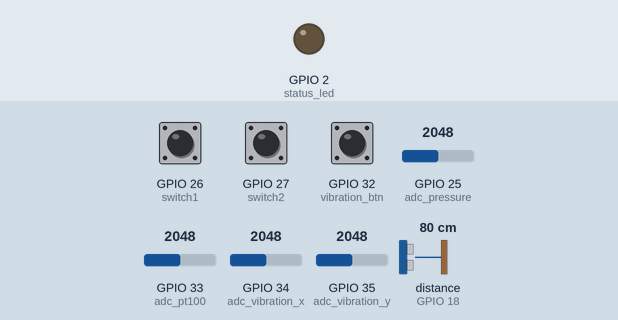
This program was run on a simulated ESP32 board running MicroPython. Shown: output pins drawn as LEDs (lit = HIGH). Dashed ring = blinking. The test bench sets the inputs (shaded band); at power-on: GPIO 33 (adc_pt100) = 2048, GPIO 26 (switch1) HIGH, GPIO 25 (adc_pressure) = 2048, GPIO 27 (switch2) HIGH, GPIO 32 (vibration_btn) HIGH, GPIO 34 (adc_vibration_x) = 2048, GPIO 35 (adc_vibration_y) = 2048, distance to the obstacle (sensor on GPIO 18) 80 cm (analog values on the 0–4095 scale). The echo pulse lasts 58.3 µs per cm; WiFi joins after 1.5 s; no MQTT or app messages arrive unless stated; the clock reads 2024-03-15 10:24:30 at power-on unless the program sets it; pins used as bus, display or sensor lines are not drawn; what the program prints to the serial console is not drawn.

Above: at 0.1 s.
At 10.6 s:
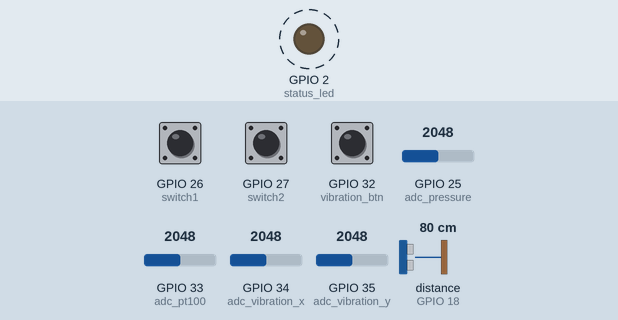
10.7 s: GPIO 33 (adc_pt100) set to 670
At 12.06 s:
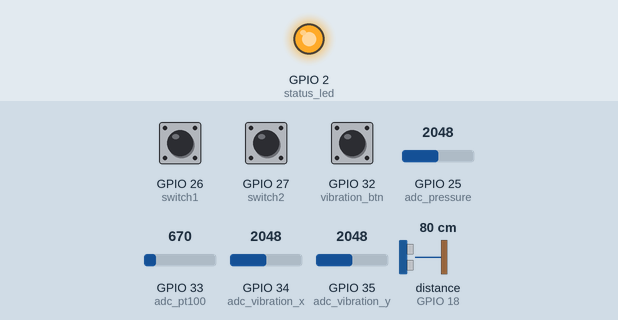
14.2 s: GPIO 33 (adc_pt100) set to 581
17.9 s: GPIO 26 (switch1) pulled LOW for 2.55 s
25.9 s: GPIO 25 (adc_pressure) set to 1227
29.4 s: GPIO 25 (adc_pressure) set to 1173
Timing chart, 0 to 35.7 s (numbered marks = the images above; inputs shaded):
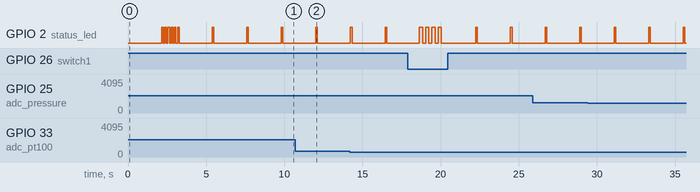

The program:

main.py
```python
"""
Simulação de sistema de monitoramento industrial com ESP32 e 4 tipos de sensores:
1. Sensor de temperatura PT100 (simulado com potenciômetro)
2. Sensor de pressão 4-20mA (simulado com potenciômetro)
3. Sensor de vibração (simulado com joystick analógico)
4. Sensor de nível ultrassônico HC-SR04

O código lê os sensores, processa os dados e envia para um servidor MQTT.
"""

import time
import machine
import network
import ujson
from umqtt.simple import MQTTClient

# Configurações de rede e MQTT
WIFI_SSID = "Wokwi-GUEST"
WIFI_PASSWORD = ""
MQTT_BROKER = "broker.hivemq.com"
MQTT_PORT = 1883
MQTT_TOPIC = "industrial/sensors/data"
MQTT_CLIENT_ID = "esp32_industrial_sensors"

# Configuração dos pinos
# Sensores analógicos
PT100_PIN = 33        # Potenciômetro 1 simula PT100
PRESSURE_PIN = 25     # Potenciômetro 2 simula sensor de pressão 4-20mA
VIBRATION_X_PIN = 34  # Joystick X simula vibração X
VIBRATION_Y_PIN = 35  # Joystick Y simula vibração Y
VIBRATION_BTN_PIN = 32  # Botão do joystick

# Sensor ultrassônico HC-SR04
ULTRASONIC_TRIGGER_PIN = 5
ULTRASONIC_ECHO_PIN = 18

# Chaves de controle
SWITCH1_PIN = 26
SWITCH2_PIN = 27

# LED de status
STATUS_LED_PIN = 2

# Configuração dos pinos
# ADC para sensores analógicos
adc_pt100 = machine.ADC(machine.Pin(PT100_PIN))
adc_pt100.atten(machine.ADC.ATTN_11DB)  # Escala completa: 3.3V

adc_pressure = machine.ADC(machine.Pin(PRESSURE_PIN))
adc_pressure.atten(machine.ADC.ATTN_11DB)  # Escala completa: 3.3V

adc_vibration_x = machine.ADC(machine.Pin(VIBRATION_X_PIN))
adc_vibration_x.atten(machine.ADC.ATTN_11DB)  # Escala completa: 3.3V

adc_vibration_y = machine.ADC(machine.Pin(VIBRATION_Y_PIN))
adc_vibration_y.atten(machine.ADC.ATTN_11DB)  # Escala completa: 3.3V

vibration_btn = machine.Pin(VIBRATION_BTN_PIN, machine.Pin.IN, machine.Pin.PULL_UP)

# Sensor ultrassônico
trigger = machine.Pin(ULTRASONIC_TRIGGER_PIN, machine.Pin.OUT)
echo = machine.Pin(ULTRASONIC_ECHO_PIN, machine.Pin.IN)

# Chaves de controle
switch1 = machine.Pin(SWITCH1_PIN, machine.Pin.IN, machine.Pin.PULL_UP)
switch2 = machine.Pin(SWITCH2_PIN, machine.Pin.IN, machine.Pin.PULL_UP)

# LED de status
status_led = machine.Pin(STATUS_LED_PIN, machine.Pin.OUT)

# Variáveis para simulação de falhas
simulate_sensor_failure = False
simulate_network_failure = False

def connect_wifi():
    """Conecta ao WiFi"""
    wlan = network.WLAN(network.STA_IF)
    wlan.active(True)
    if not wlan.isconnected():
        print('Conectando ao WiFi...')
        wlan.connect(WIFI_SSID, WIFI_PASSWORD)
        for _ in range(10):  # Espera até 10 segundos
            if wlan.isconnected():
                break
            time.sleep(1)
    if wlan.isconnected():
        print('Conectado ao WiFi:', wlan.ifconfig()[0])
        return True
    else:
        print('Falha na conexão WiFi')
        return False

def read_pt100():
    """Lê o sensor PT100 (simulado com potenciômetro)"""
    if simulate_sensor_failure:
        return None

    # Lê o valor do ADC (0-4095)
    raw_value = adc_pt100.read()

    # Converte para temperatura (-10°C a 120°C)
    temperature = -10 + (raw_value / 4095) * 130

    return temperature

def read_pressure_sensor():
    """Lê o sensor de pressão 4-20mA (simulado com potenciômetro)"""
    if simulate_sensor_failure:
        return None

    # Lê o valor do ADC (0-4095)
    raw_value = adc_pressure.read()

    # Converte para pressão (0-10 bar)
    # Simula um sensor 4-20mA onde 4mA = 0 bar e 20mA = 10 bar
    pressure = (raw_value / 4095) * 10

    return pressure

def read_vibration_sensor():
    """Lê o sensor de vibração (simulado com joystick)"""
    if simulate_sensor_failure:
        return None, None, None

    # Lê os valores do ADC (0-4095)
    x_raw = adc_vibration_x.read()
    y_raw = adc_vibration_y.read()
    btn = vibration_btn.value()

    # Converte para aceleração (-2g a +2g)
    # O joystick em repouso está no meio da escala (2047)
    x_g = ((x_raw - 2047) / 2047) * 2
    y_g = ((y_raw - 2047) / 2047) * 2

    # Simula o eixo Z (normalmente 1g quando em repouso)
    z_g = 1.0 if btn == 1 else -1.0

    # Calcula a magnitude da vibração
    vibration = (x_g**2 + y_g**2 + z_g**2)**0.5

    return x_g, y_g, z_g, vibration

def read_ultrasonic():
    """Lê a distância do sensor ultrassônico HC-SR04"""
    if simulate_sensor_failure:
        return None

    try:
        # Envia pulso de 10µs
        trigger.value(0)
        time.sleep_us(2)
        trigger.value(1)
        time.sleep_us(10)
        trigger.value(0)

        # Mede o tempo de retorno do eco
        pulse_start = time.ticks_us()
        pulse_end = pulse_start

        # Espera pelo início do pulso (timeout de 30ms)
        timeout = time.ticks_add(pulse_start, 30000)
        while echo.value() == 0:
            pulse_start = time.ticks_us()
            if time.ticks_diff(timeout, pulse_start) <= 0:
                return None  # Timeout

        # Espera pelo fim do pulso (timeout de 30ms)
        timeout = time.ticks_add(pulse_start, 30000)
        while echo.value() == 1:
            pulse_end = time.ticks_us()
            if time.ticks_diff(timeout, pulse_end) <= 0:
                return None  # Timeout

        # Calcula a distância em cm (velocidade do som = 343m/s)
        duration = time.ticks_diff(pulse_end, pulse_start)
        distance = (duration * 0.0343) / 2

        # Limita a distância a um valor máximo razoável (400cm)
        if distance > 400:
            return None

        return distance
    except Exception as e:
        print("Erro ao ler sensor ultrassônico:", e)
        return None

def check_switches():
    """Verifica o estado das chaves para simulação de falhas"""
    global simulate_sensor_failure, simulate_network_failure

    # Switch 1 controla falha de sensor
    simulate_sensor_failure = (switch1.value() == 0)

    # Switch 2 controla falha de rede
    simulate_network_failure = (switch2.value() == 0)

def blink_led(times=1, delay=0.1):
    """Pisca o LED de status"""
    for _ in range(times):
        status_led.value(1)
        time.sleep(delay)
        status_led.value(0)
        time.sleep(delay)

def publish_data(client, data):
    """Publica os dados no broker MQTT"""
    if simulate_network_failure:
        print("Simulando falha de rede - dados não enviados")
        blink_led(3, 0.2)  # Pisca 3 vezes rápido para indicar erro
        return False

    try:
        json_data = ujson.dumps(data)
        client.publish(MQTT_TOPIC, json_data)
        print("Dados publicados:", json_data)
        blink_led(1, 0.1)  # Pisca 1 vez para indicar envio bem-sucedido
        return True
    except Exception as e:
        print("Erro ao publicar dados:", e)
        blink_led(2, 0.2)  # Pisca 2 vezes para indicar erro
        return False

def main():
    """Função principal"""
    print("\n--- Sistema de Monitoramento Industrial com ESP32 ---")
    print("Sensores:")
    print("1. Temperatura PT100 (simulado com potenciômetro)")
    print("2. Pressão 4-20mA (simulado com potenciômetro)")
    print("3. Vibração (simulado com joystick analógico)")
    print("4. Nível ultrassônico HC-SR04")
    print("Controles:")
    print("- Switch 1: Simular falha de sensor")
    print("- Switch 2: Simular falha de rede")
    print("Iniciando...")

    # Conecta ao WiFi
    wifi_connected = connect_wifi()
    if not wifi_connected:
        print("Continuando sem conexão WiFi...")

    # Conecta ao broker MQTT
    mqtt_client = None
    if wifi_connected:
        try:
            mqtt_client = MQTTClient(MQTT_CLIENT_ID, MQTT_BROKER, MQTT_PORT)
            mqtt_client.connect()
            print(f"Conectado ao broker MQTT: {MQTT_BROKER}")
        except Exception as e:
            print("Erro ao conectar ao broker MQTT:", e)
            mqtt_client = None

    # Pisca o LED para indicar inicialização completa
    blink_led(5, 0.1)

    # Loop principal
    while True:
        try:
            # Verifica o estado das chaves
            check_switches()

            # Lê os sensores
            temperature = read_pt100()
            pressure = read_pressure_sensor()
            x_g, y_g, z_g, vibration = read_vibration_sensor()
            level = read_ultrasonic()

            # Prepara os dados
            timestamp = time.time()
            data = {
                "timestamp": timestamp,
                "temperature": round(temperature, 1) if temperature is not None else None,
                "pressure": round(pressure, 2) if pressure is not None else None,
                "vibration": round(vibration, 3) if vibration is not None else None,
                "level": round(level, 1) if level is not None else None,
                "accel_x": round(x_g, 3) if x_g is not None else None,
                "accel_y": round(y_g, 3) if y_g is not None else None,
                "accel_z": round(z_g, 3) if z_g is not None else None,
                "sensor_failure": simulate_sensor_failure,
                "network_failure": simulate_network_failure
            }

            # Exibe os dados no console
            print("-" * 40)
            print(f"Timestamp: {timestamp}")
            print(f"Temperatura: {data['temperature']} °C")
            print(f"Pressão: {data['pressure']} bar")
            print(f"Vibração: {data['vibration']} g")
            print(f"Nível: {data['level']} cm")
            print(f"Aceleração X/Y/Z: {data['accel_x']}/{data['accel_y']}/{data['accel_z']} g")
            print(f"Falha de sensor: {simulate_sensor_failure}")
            print(f"Falha de rede: {simulate_network_failure}")

            # Publica os dados se o MQTT estiver conectado
            if mqtt_client:
                publish_data(mqtt_client, data)

            # Espera antes da próxima leitura
            time.sleep(2)

        except Exception as e:
            print("Erro no loop principal:", e)
            blink_led(4, 0.2)  # Pisca 4 vezes para indicar erro grave
            time.sleep(2)

if __name__ == "__main__":
    main()
```

boot.py
```python
"""
Boot script para ESP32 - Configuração inicial
"""
# Este arquivo é executado uma vez na inicialização do ESP32

import gc
import webrepl

# Habilita coleta de lixo automática
gc.enable()

# Inicializa o WebREPL (descomentado para facilitar o desenvolvimento)
# webrepl.start()

print("Boot script executado com sucesso")
```
